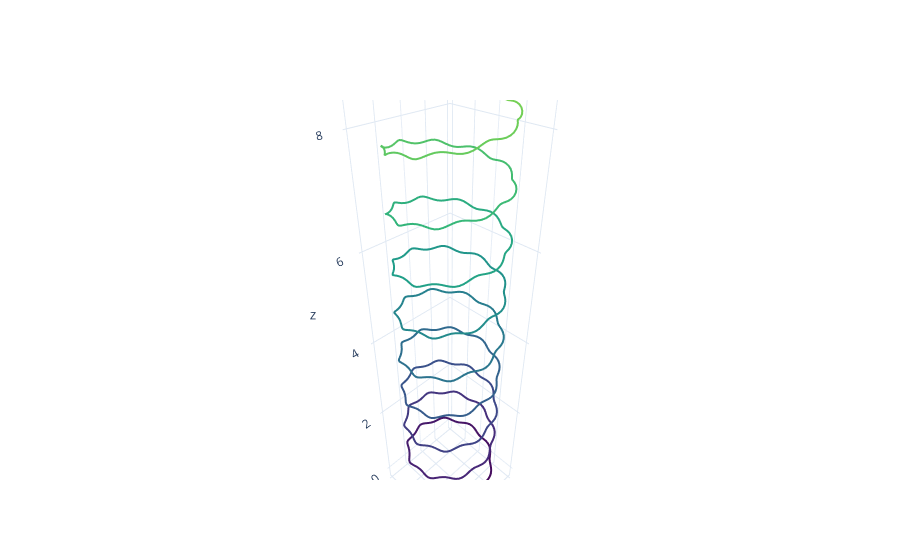

Here is the notebook cell this chart was saved with:
### Code cell
fig = go.Figure(
    data=[
        go.Scatter3d(
            x=xs,
            y=ys,
            z=zs,
            mode='lines',
            line=dict(width=4, color=ts, colorscale='Viridis'),
            name='Trayectoria'
        )
    ]
)

fig.update_layout(
    scene=dict(
        xaxis_title='x',
        yaxis_title='y',
        zaxis_title='z',
        aspectmode='data'
    ),
    template='plotly_white'
)

fig.show()

### Figure 1 — Plotly figure (JSON) as saved in the notebook; plotly's stock layout.template omitted (floating-point values rounded to 4 significant figures; data arrays with more than 128 entries replaced by an {"elided": "..."} marker saying what was removed)
{"data": [{"line": {"color": {"elided": "1000 float values"}, "colorscale": [[0, "#440154"], [0.1111, "#482878"], [0.2222, "#3e4989"], [0.3333, "#31688e"], [0.4444, "#26828e"], [0.5556, "#1f9e89"], [0.6667, "#35b779"], [0.7778, "#6ece58"], [0.8889, "#b5de2b"], [1, "#fde725"]], "width": 4}, "mode": "lines", "name": "Trayectoria", "type": "scatter3d", "x": {"elided": "1000 float values"}, "y": {"elided": "1000 float values"}, "z": {"elided": "1000 float values"}}], "layout": {"scene": {"aspectmode": "data", "xaxis": {"title": {"text": "x"}}, "yaxis": {"title": {"text": "y"}}, "zaxis": {"title": {"text": "z"}}}}}
